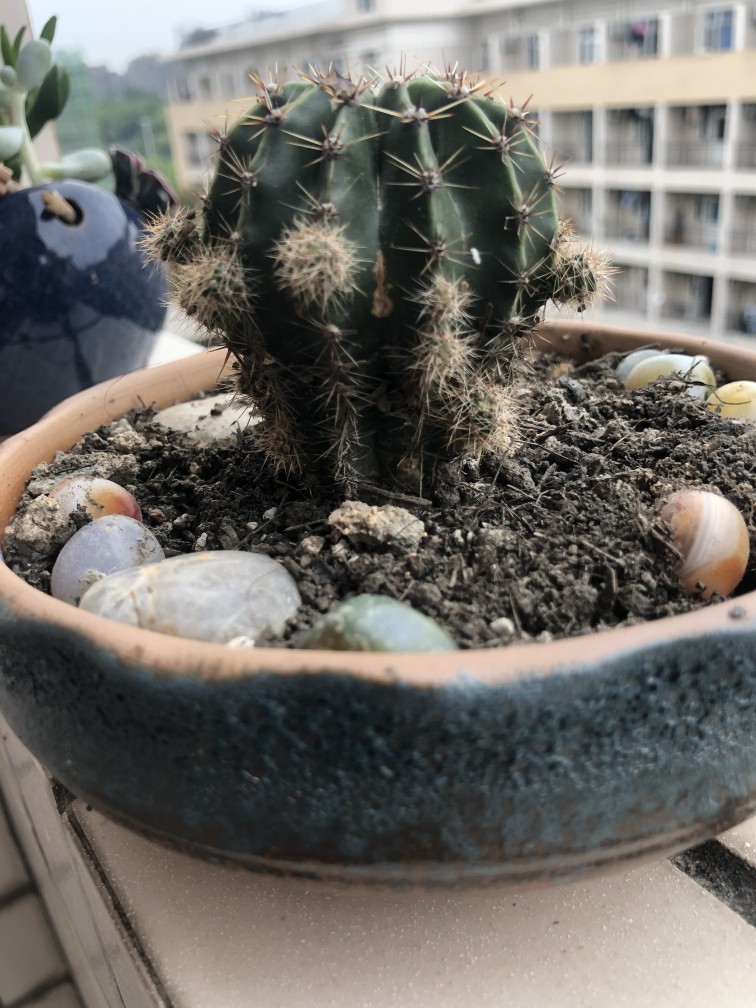
#> input picture watermark/fig/IMG_0555.jpeg, 3024 x 4032 px (shown at 1/4 size)
$ python -i watermark.py   (imports and definitions only)
#> lines starting #> are read from the running program, lines starting #| are printed output that depends on the picture
'''
批量给图片增加时间水印的Python脚本程序【目前测试为Mac OS X下的jpeg文件】。
遍历指定目录的照片文件，根据拍照时间给照片在右下角添加时间和地点的水印。


！该程序需要安装exifread，PIL，requests等模块，否则无法使用。
例如，Linux/Mac OS X下命令行安装该模块：sudo pip install exifread

！该程序需要加baidu api的secret_key（在getLocationBy_lat_lng函数中）；
！该程序可以手动调整字体大小（size），字体位置（d_width,d_height）和字体填充颜色（fillcolor）（在add_watermark函数中）。

获取拍照时间 From 'https://www.racksam.com/2014/05/14/python-script-to-change-pictures-filenames/'
拍照地点 参考 http://lbsyun.baidu.com/index.php?title=webapi/guide/webservice-geocoding-abroad
watermark 参考 https://blog.csdn.net/weixin_30561177/article/details/97609897
orientation 参考 https://blog.csdn.net/mizhenpeng/article/details/82794112
'''
#!/usr/bin/env python
# -*- coding: utf-8 -*-
import os
import stat
import time
import math
import exifread
from PIL import Image, ImageDraw, ImageFont, ExifTags
import requests
import json

'=================分割线==================='
# 创建文件夹
def mymkdir(path):
    if not os.path.exists(path):
        os.mkdir(path)

# 判断是否是支持的文件类型
SUFFIX_FILTER = ['.jpg','.png','.mpg','.mp4','.thm','.bmp','.jpeg','.avi','.mov'] # 仅测试了jpeg，jpg
# [8 lines left out: function isTargetedFileType, not called in this run]

# 新文件的名字
def get_new_filename(filename):
    f, e= filename.split('.')
    return "%s_watermark.%s" % (f, e)

'=================分割线==================='

'=================begin{得到照片的拍摄时间}==================='
# [24 lines left out: function getPhotoTime, not called in this run]
'=================end{得到照片的拍摄时间}==================='


'=================begin{得到照片的拍摄地点}==================='
# [48 lines left out: functions format_lat_lng, getLocationBy_lat_lng, getLocation, not called in this run]

'=================end{得到照片的拍摄地点}==================='

def orientate(img):
    '''对于手机、相机等设备拍摄的照片，由于手持方向的不同，拍出来的照片可能是旋转0°、90°、180°和270°。即使在电脑上利用软件将其转正，他们的exif信息中还是会保留方位信息。
        在用PIL读取这些图像时，读取的是原始数据，也就是说，即使电脑屏幕上显示是正常的照片，用PIL读进来后，也可能是旋转的图像，并且图片的size也可能与屏幕上的不一样。
        对于这种情况，可以利用PIL读取exif中的orientation信息，然后根据这个信息将图片转正后，再进行后续操作，具体如下。
    '''
    try:
        orientation= None
        for i in ExifTags.TAGS.keys() :
            if ExifTags.TAGS[i]=='Orientation' : # 肯定会找到orientation，所以不需要对None做处理
                orientation= i
                break
        exif=dict(img._getexif().items())
        if   exif[orientation] == 3 :
            img=img.rotate(180, expand = True)
        elif exif[orientation] == 6 :
            img=img.rotate(270, expand = True)
        elif exif[orientation] == 8 :
            img=img.rotate(90, expand = True)
    except:
        pass
    return img


# [35 lines left out: functions add_watermark, scandir, not called in this run]


# [3 lines not run here, left out]

>>> import cv2
>>> picture = cv2.imread('fig/IMG_0555.jpeg', cv2.IMREAD_GRAYSCALE)
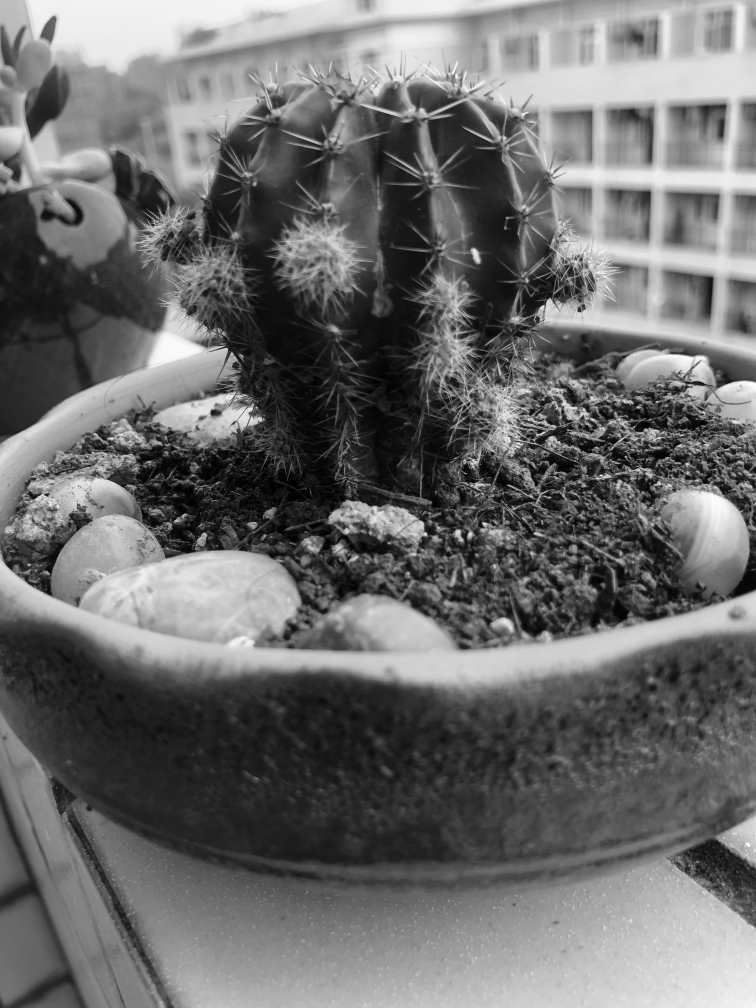
#> picture: shape (4032, 3024) (shown at 1/4 size); min 0, max 255, mean 108.7
>>> result = orientate(picture)
